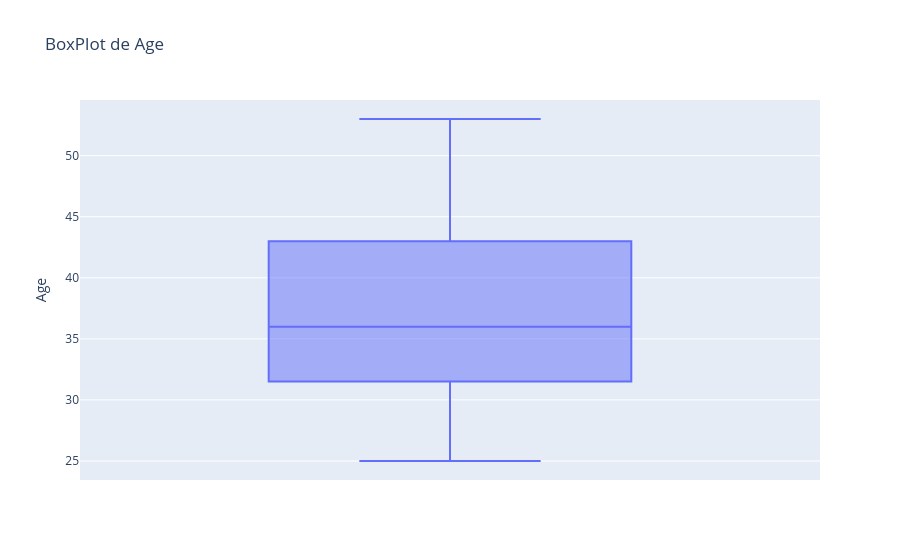

Source (notebook cell):
### Code cell
fig = px.box(df, y='Age', title='BoxPlot de Age')
fig.show()

### Figure 1 — Plotly figure (JSON) as saved in the notebook; plotly's stock layout.template omitted (floating-point values rounded to 4 significant figures; data arrays with more than 128 entries replaced by an {"elided": "..."} marker saying what was removed)
{"data": [{"alignmentgroup": "True", "hovertemplate": "Age=%{y}<extra></extra>", "legendgroup": "", "marker": {"color": "#636efa"}, "name": "", "notched": false, "offsetgroup": "", "orientation": "v", "showlegend": false, "type": "box", "x0": " ", "xaxis": "x", "y": {"elided": "164 int values"}, "y0": " ", "yaxis": "y"}], "layout": {"boxmode": "group", "legend": {"tracegroupgap": 0}, "title": {"text": "BoxPlot de Age"}, "xaxis": {"anchor": "y", "domain": [0, 1]}, "yaxis": {"anchor": "x", "domain": [0, 1], "title": {"text": "Age"}}}}
